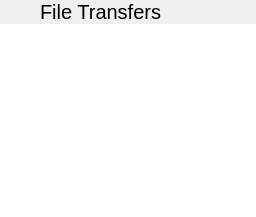
      <widget class="QWidget" name="page_11">
       <layout class="QVBoxLayout" name="verticalLayout_14">
        <property name="spacing">
         <number>0</number>
        </property>
        <property name="leftMargin">
         <number>0</number>
        </property>
        <property name="topMargin">
         <number>0</number>
        </property>
        <property name="rightMargin">
         <number>0</number>
        </property>
        <property name="bottomMargin">
         <number>0</number>
        </property>
        <item>
         <layout class="QHBoxLayout" name="horizontalLayout_11">
          <property name="spacing">
           <number>0</number>
          </property>
          <item>
           <widget class="QPushButton" name="backButton_2">
            <property name="sizePolicy">
             <sizepolicy hsizetype="Preferred" vsizetype="Preferred">
              <horstretch>0</horstretch>
              <verstretch>0</verstretch>
             </sizepolicy>
            </property>
            <property name="text">
             <string/>
            </property>
            <property name="icon">
             <iconset theme="go-previous">
              <normaloff>.</normaloff>.</iconset>
            </property>
            <property name="flat">
             <bool>true</bool>
            </property>
           </widget>
          </item>
          <item>
           <widget class="QLabel" name="label_18">
            <property name="sizePolicy">
             <sizepolicy hsizetype="Expanding" vsizetype="Preferred">
              <horstretch>0</horstretch>
              <verstretch>0</verstretch>
             </sizepolicy>
            </property>
            <property name="font">
             <font>
              <pointsize>15</pointsize>
             </font>
            </property>
            <property name="text">
             <string>File Transfers</string>
            </property>
            <property name="margin">
             <number>9</number>
            </property>
           </widget>
          </item>
         </layout>
        </item>
        <item>
         <widget class="Line" name="line_11">
          <property name="maximumSize">
           <size>
            <width>16777215</width>
            <height>1</height>
           </size>
          </property>
          <property name="orientation">
           <enum>Qt::Horizontal</enum>
          </property>
         </widget>
        </item>
        <item>
         <widget class="QListView" name="transfersList">
          <property name="frameShape">
           <enum>QFrame::NoFrame</enum>
          </property>
         </widget>
        </item>
       </layout>
      </widget>
